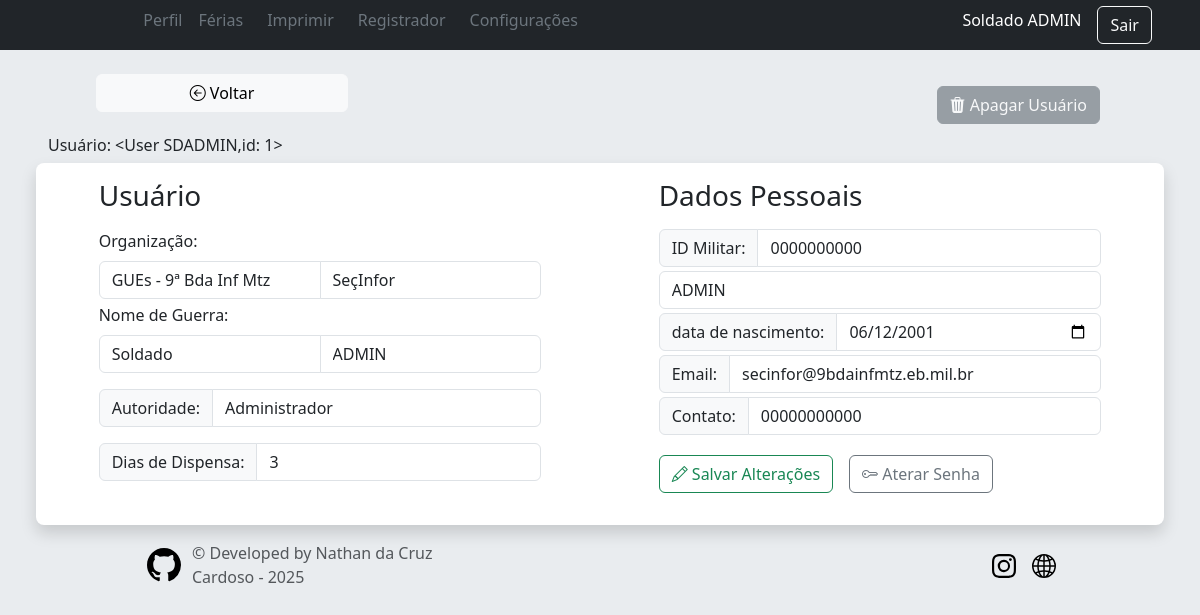
The page /user/edit/1 (signed in) on the database its author committed.
### app/models/tables.py (models this page shows, shortened)
class Patente(db.Model):
    __tablename__ = 'patentes'
    id = db.Column(db.Integer, primary_key=True)
    abrev = db.Column(db.String(50), nullable=False)
    posto = db.Column(db.String(50), nullable=False)
    users = db.relationship("User",  back_populates='patente')

class User(db.Model, UserMixin):
    __tablename__ = "users"
    id = db.Column(db.Integer, primary_key=True, nullable=False)
    username = db.Column(db.String(30), nullable=False)
    password = db.Column(db.String(255), nullable=False)  # Aumentando o tamanho para suporte a hash
    military_id = db.Column(db.String(30), unique=True, nullable=False)
    nome_completo = db.Column(db.String(30), unique=True, nullable=False)
    nome_guerra = db.Column(db.String(30), nullable=False)
    data_nascimento = db.Column(db.Date, nullable=False)
    nivel = db.Column(db.Integer, nullable=False, default=0)
    dias_disp = db.Column(db.Integer, nullable=False)
    email = db.Column(db.String(30), unique=True, nullable=False)
    telefone = db.Column(db.String(30), unique=True, nullable=False)
    fg_secao_id = db.Column(db.Integer, db.ForeignKey('secoes.id'), nullable=False)
    fg_organization_id = db.Column(db.Integer, db.ForeignKey('organizacoes.id'), nullable=False)
    fg_patente_id = db.Column(db.Integer, db.ForeignKey('patentes.id'), nullable=False)
    patente = db.relationship("Patente",  back_populates='users')
    organizacao = db.relationship("Organizacao",  back_populates='users')
    secao = db.relationship("Secao",  back_populates='users')
    ferias = db.relationship("Vacation",  back_populates='user')
    def __repr__(self):
        return f"<User {self.username},id: {self.id}>"

### app/routes/user.py (the view)
@user_bp.route('/edit/<int:user_id>', methods=['GET','POST'])
@required_level(3)
def edit(user_id):
    user_atual = User.query.filter_by(id=user_id).first()  # Pegue o usuário do registro
    form = UpdateForm(obj = user_atual)
    if form.validate_on_submit():
        db_mannager.update_user(user_atual,form)
        return redirect(url_for("user.edit", user_id=user_id))
    return render_template('user/editor_user.html', user_atual=user_atual, form=form)

### app/controllers/home.py (called while the page is built)
@lm.user_loader
def load_user(user_id):
    return User.query.get(int(user_id))

### app/routes/user.py (called while the page is built)
@user_bp.before_request
@login_required
def require_login():
    pass

### app/templates/user/editor_user.html (shortened to what this page needs)
{% extends 'layouts/base.html' %}
{% block head %}
    <link href="{{ url_for('static', filename = 'css/sign-in.css')}}" rel="stylesheet" >
{% endblock %}
{% block content %}
<div class="justify-content-between hstack mx-5">
<a href="{{ url_for('user.register') }}" class="btn btn-light mb-4 w-25 " ><i class="bi bi-arrow-left-circle"></i> Voltar</a>
{% if current_user.id != user_atual.id %}
  <button type="button" class="btn btn-danger mb-4 w-25" data-bs-toggle="modal" data-bs-target="#confirmationModal" data-user-id="{{ user_atual.id }}">
    <i class="bi bi-trash3-fill "></i> Apagar Usuário
</button>
{% else %}
  <button class="btn btn-secondary m-1" disabled><i class="bi bi-trash3-fill"></i> Apagar Usuário</button>
{% endif %}
</div>
<div class="row" >
  <h6>Usuário: {{ user_atual }}</h6>
  <div class="col-12 p-3 bg-white rounded-3 shadow">
    <form action="{{ url_for('user.edit',user_id=user_atual.id) }}" method="POST">
    <div class="row-cols-1 row justify-content-around">
      <div class="col-5">
         <h1 class="h3 mb-3 fw-normal}">Usuário</h1>
        <label for="fg_organization_id" class="form-label" >Organização:</label>
        <div class="input-group mb-1">
        {{ form.fg_organization_id(class="form-control", disabled=(current_user.nivel != 3), _name="fg_organization_id ", id="fg_organization_id", placeholder="OM") }}
        {{ form.fg_secao_id(class="form-control", _name="fg_secao_id", disabled=(current_user.nivel != 3), id="fg_secao_id", placeholder="Seção") }}
        </div>
        <div class="mb-1">
          <label for="username" class="form-label">Nome de Guerra:</label>
          <div class="input-group mb-1 ">
            {{ form.fg_patente_id(class="form-control",disabled=(current_user.nivel != 3), _name="fg_patente_id", id="fg_patente_id", placeholder="p/g") }}
            {{ form.nome_guerra(class="form-control  text-uppercase",disabled=(current_user.nivel != 3),_name="nome_guerra", id="nome_guerra", placeholder="Nome de Guerra") }}
          </div>
        </div>
        <div class="input-group mt-3 mb-1">
          <label class="input-group-text"  for="nivel">Autoridade:</label>
          {{ form.nivel(class="form-control",disabled=(current_user.nivel != 3), _name="nivel", id="nivel", placeholder="senha") }}
        </div>
        <div class="input-group mt-3 mb-1">
          <label class="input-group-text"  for="dias_disp">Dias de Dispensa:</label>
          {{ form.dias_disp(class="form-control",disabled=(current_user.nivel != 3), _name="dias_disp", id="dias_disp", placeholder="dias_disp") }}
        </div>
      </div>
        <div class="col-5">
        <h1 class="h3 mb-3 fw-normal">Dados Pessoais</h1>
        <div class="input-group mb-1">
        <label class="input-group-text" for="Data de Nascimento">ID Militar:</label>
        {{ form.military_id(class="form-control",disabled=(current_user.nivel != 3), _name="military_id", id="military_id", placeholder="Identidade Militar") }}
        </div>
        {{ form.nome_completo(class="mb-1 form-control text-uppercase",disabled=(current_user.nivel != 3), _name="nome_completo", id="nome_completo", placeholder="Nome Completo") }}
        <div class="input-group mb-1">
          <label class="input-group-text" for="Data de Nascimento">{{ form.data_nascimento.label }}:</label>
        {{ form.data_nascimento(class="form-control", disabled=(current_user.nivel != 3), _name="data_nascimento", id="data_nascimento", placeholder="senha") }}
        </div>
        <div class="input-group mb-1">
          <label class="input-group-text" for="email">Email:</label>
          {{ form.email(class="form-control text-lowercase", _name="email", id="email", placeholder="@email.com") }}
        </div>
        <div class="input-group mb-1">
          <label class="input-group-text" for="telefone">Contato:</label>
          {{ form.telefone(class="form-control", _name="telefone", id="telefone", placeholder="21912345678") }}
        </div>
        <div class="hstack gap-3">
          <button type="submit" class="btn btn-outline-success my-3">
            <i class="bi bi-pencil"></i> Salvar Alterações
        </button>
        <a href="{{ url_for('user.nova_senha',user_id=user_atual.id )}}" class="btn btn-outline-secondary">
          <i class="bi bi-key"></i> Aterar Senha
        </a>
        </form>
      </div>
  </div>
  </div>
{% endblock %}

### app/templates/shared/header.html (shortened to what this page needs)
<header class="text-bg-dark shadow">
  <div class="container-fluid">
    <div class="row mx-3 align-items-center">
      <div class="col-1 p-2 order-1">
      </div>
      {% if current_user.is_authenticated %}
      <div class="col-12 col-md-8 order-md-3 order-4 ">
        {% include 'layouts/navbar.html' %}
      </div>
      <div class="col-md-3 col-11 hstack order-3 accordion justify-content-end">
        <h6 class="me-3" role="search">{{ current_user.patente.posto + " " + current_user.nome_guerra }}</h6>
        <a href="{{ url_for('user.logout') }}" class="btn btn-outline-light me-2">Sair</a>
      </div>
      {% endif %}
    </div>
  </div>
</header>

### app/static/css/sign-in.css (style rules this page uses)
html, body { height: 100%; }

### rows shown on the page
Patente: patente "Soldado ADMIN"
User: username+id "<User SDADMIN,id: 1>", fg_organization_id "GUEs - 9ª Bda Inf Mtz", fg_secao_id "SeçInfor", fg_patente_id "Soldado", nome_guerra "ADMIN", nivel "Administrador", dias_disp "3", military_id "0000000000", nome_completo "ADMIN", data_nascimento "06/12/2001", email "secinfor@9bdainfmtz.eb.mil.br", telefone "00000000000"
